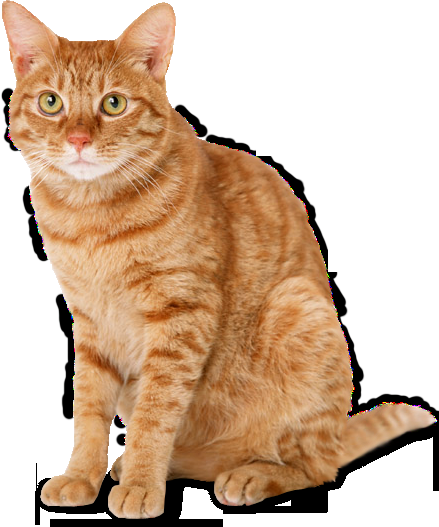
#> input picture resim.png, 439 x 527 px
$ jupyter execute GaussianBlur.ipynb
#> lines starting #> are read from the running program, lines starting #| are printed output that depends on the picture
[cell 1]
import numpy as np
import cv2 as cv

[cell 2]
src = cv.imread("resim.png" , 0)
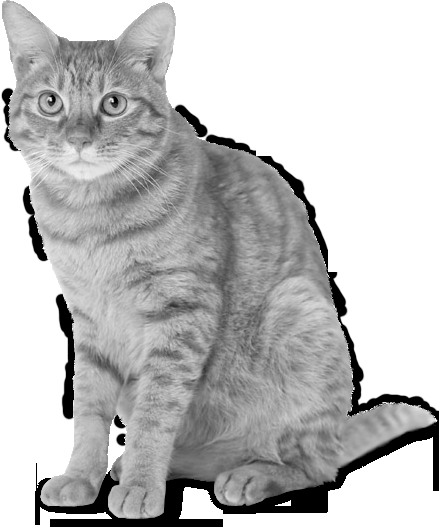
#> src: shape (527, 439); min 0, max 255, mean 190.6

[cell 3]
blured = cv.GaussianBlur(src,(15,15),0)
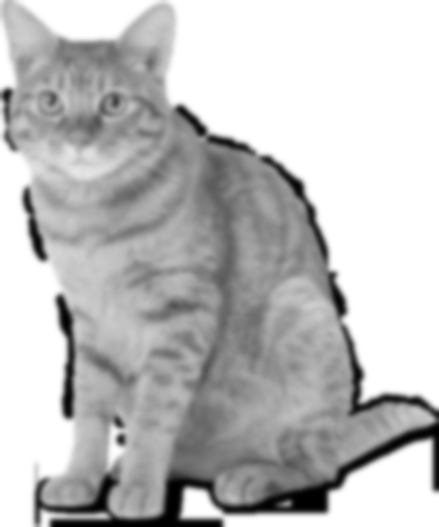
#> blured: shape (527, 439); min 0, max 255, mean 190.5
bluredi = cv.GaussianBlur(src,(25,25),0)
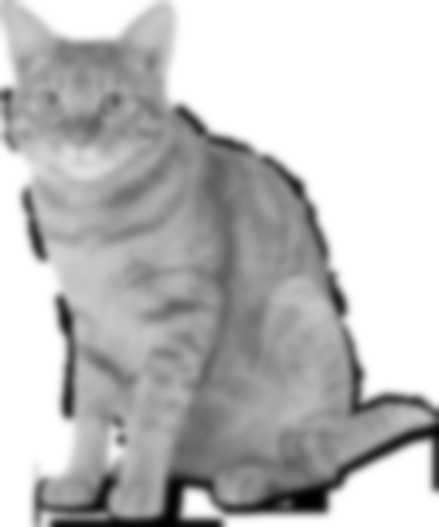
#> bluredi: shape (527, 439); min 0, max 255, mean 190.6
